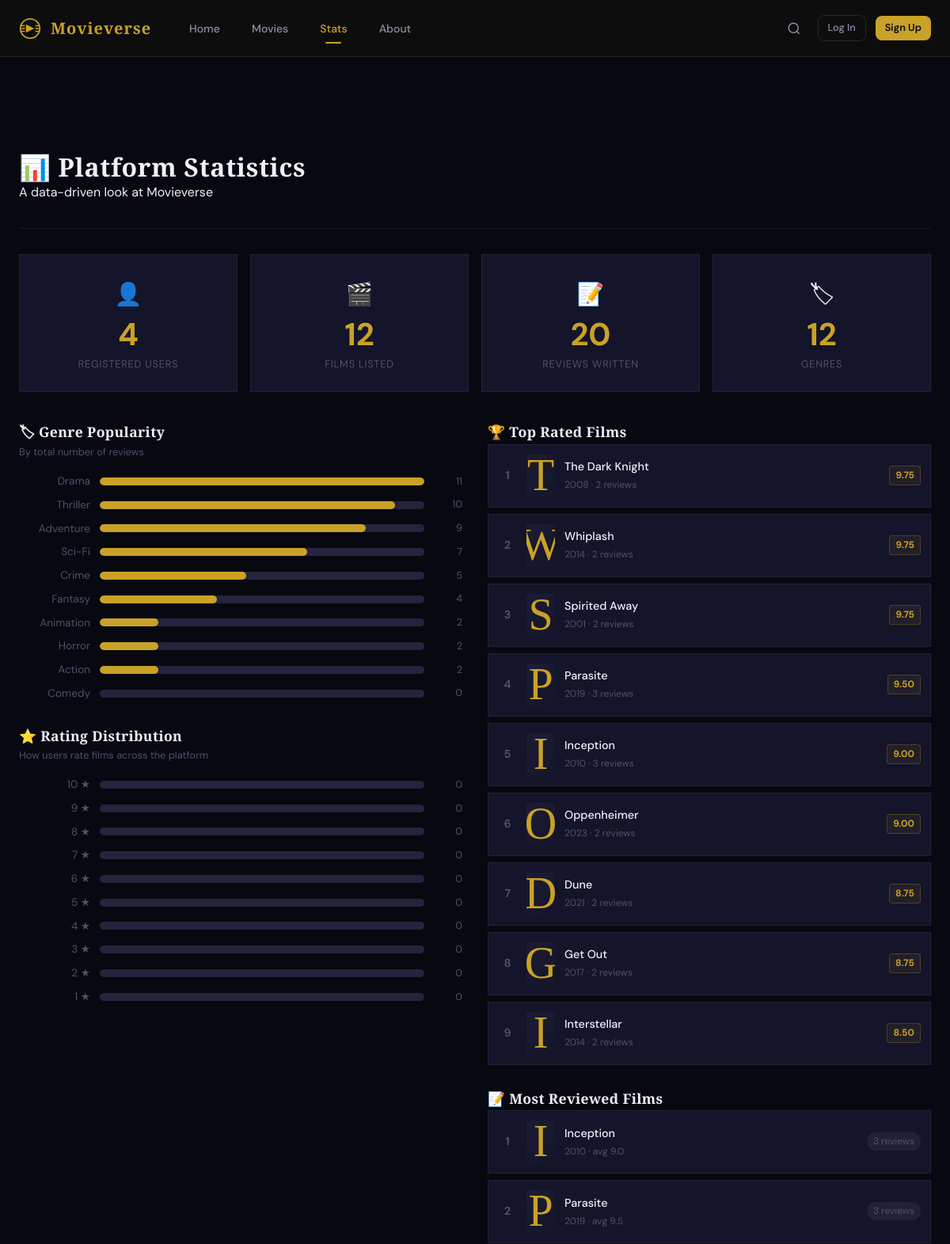
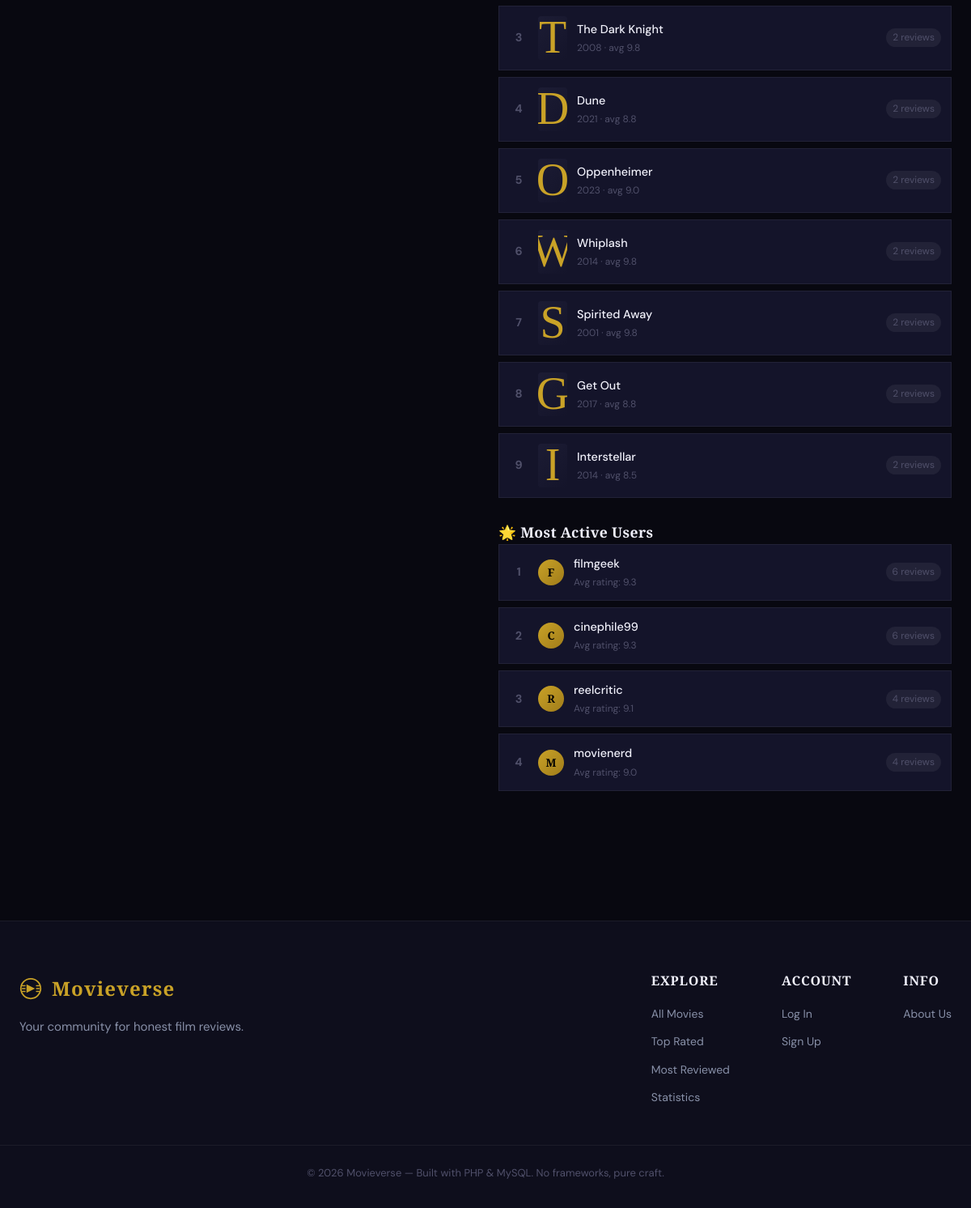
The app's page /stats.php with its own data (2 pictures, top to bottom).
### tables this page shows
CREATE TABLE `movies` (
  `id` int(11) NOT NULL,
  `title` varchar(200) NOT NULL,
  `year` year(4) NOT NULL,
  `director` varchar(100) DEFAULT NULL,
  `duration` int(11) DEFAULT NULL COMMENT 'in minutes',
  `synopsis` text DEFAULT NULL,
  `poster_url` varchar(500) DEFAULT NULL,
  `trailer_url` varchar(500) DEFAULT NULL,
  `created_at` timestamp NOT NULL DEFAULT current_timestamp(),
  `updated_at` timestamp NOT NULL DEFAULT current_timestamp() ON UPDATE current_timestamp()
);

CREATE TABLE `users` (
  `id` int(11) NOT NULL,
  `username` varchar(50) NOT NULL,
  `email` varchar(100) NOT NULL,
  `password` varchar(255) NOT NULL,
  `role` enum('member','admin') DEFAULT 'member',
  `bio` text DEFAULT NULL,
  `avatar_url` varchar(500) DEFAULT NULL,
  `created_at` timestamp NOT NULL DEFAULT current_timestamp()
);

### config/auth.php (called while the page is built, shortened)
<?php
function isLoggedIn(): bool {
    return isset($_SESSION['user_id']);
}
function e(string $str): string {
    return htmlspecialchars($str, ENT_QUOTES, 'UTF-8');
}

### includes/helpers.php (called while the page is built, shortened)
<?php
function getPlatformStats(PDO $pdo): array {
    $stats = [];
    $stats['users']   = (int)$pdo->query("SELECT COUNT(*) FROM users WHERE role='member'")->fetchColumn();
    $stats['movies']  = (int)$pdo->query("SELECT COUNT(*) FROM movies")->fetchColumn();
    $stats['reviews'] = (int)$pdo->query("SELECT COUNT(*) FROM reviews")->fetchColumn();
    $stats['genres']  = (int)$pdo->query("SELECT COUNT(*) FROM genres")->fetchColumn();
    return $stats;
}
function ratingColor(?float $rating): string {
    if ($rating >= 8) return 'rating-gold';
    if ($rating >= 6) return 'rating-good';
    if ($rating >= 4) return 'rating-mid';
    return 'rating-low';
}

### stats.php (the view, shortened to what this page needs)
<?php
require_once __DIR__ . '/config/auth.php';
require_once __DIR__ . '/config/db.php';
require_once __DIR__ . '/includes/helpers.php';
$stats = getPlatformStats($pdo);
$genreStats = $pdo->query("
    SELECT g.name, COUNT(r.id) AS review_count, COUNT(DISTINCT r.movie_id) AS movie_count,
           ROUND(AVG(r.rating), 1) AS avg_rating
    FROM genres g
    JOIN movie_genres mg ON g.id = mg.genre_id
    JOIN movies m        ON mg.movie_id = m.id
    LEFT JOIN reviews r  ON m.id = r.movie_id
    GROUP BY g.id, g.name
    ORDER BY review_count DESC
    LIMIT 12
")->fetchAll();
$topRated = $pdo->query("
    SELECT m.id, m.title, m.year, m.poster_url,
           ROUND(AVG(r.rating), 2) AS avg_rating,
           COUNT(r.id) AS review_count
    FROM movies m
    JOIN reviews r ON m.id = r.movie_id
    GROUP BY m.id
    HAVING review_count >= 1
    ORDER BY avg_rating DESC, review_count DESC
    LIMIT 10
")->fetchAll();
$mostReviewed = $pdo->query("
    SELECT m.id, m.title, m.year, m.poster_url,
           COUNT(r.id) AS review_count,
           ROUND(AVG(r.rating), 1) AS avg_rating
    FROM movies m
    JOIN reviews r ON m.id = r.movie_id
    GROUP BY m.id
    ORDER BY review_count DESC
    LIMIT 10
")->fetchAll();
$topReviewers = $pdo->query("
    SELECT u.id, u.username, COUNT(r.id) AS review_count,
           ROUND(AVG(r.rating), 1) AS avg_rating
    FROM users u
    JOIN reviews r ON u.id = r.user_id
    GROUP BY u.id
    ORDER BY review_count DESC
    LIMIT 8
")->fetchAll();
$allDist = $pdo->query("
    SELECT rating, COUNT(*) AS cnt
    FROM reviews
    GROUP BY rating
    ORDER BY rating DESC
")->fetchAll(PDO::FETCH_KEY_PAIR);
$maxGenreReviews = !empty($genreStats) ? max(array_column($genreStats, 'review_count')) : 1;
require_once __DIR__ . '/includes/header.php';
?>
<main class="page-main stats-page">
  <div class="container">
    <div class="page-header">
      <h1 class="page-title">📊 Platform Statistics</h1>
      <p class="page-subtitle">A data-driven look at Movieverse</p>
    </div>
    <section class="stats-numbers">
      <div class="stats-grid-4">
        <div class="stat-card">
          <span class="stat-icon">👤</span>
          <span class="stat-big count-up" data-target="<?= $stats['users'] ?>"><?= $stats['users'] ?></span>
          <span class="stat-label">Registered Users</span>
        </div>
        <div class="stat-card">
          <span class="stat-icon">🎬</span>
          <span class="stat-big count-up" data-target="<?= $stats['movies'] ?>"><?= $stats['movies'] ?></span>
          <span class="stat-label">Films Listed</span>
        </div>
        <div class="stat-card">
          <span class="stat-icon">📝</span>
          <span class="stat-big count-up" data-target="<?= $stats['reviews'] ?>"><?= $stats['reviews'] ?></span>
          <span class="stat-label">Reviews Written</span>
        </div>
        <div class="stat-card">
          <span class="stat-icon">🏷</span>
          <span class="stat-big count-up" data-target="<?= $stats['genres'] ?>"><?= $stats['genres'] ?></span>
          <span class="stat-label">Genres</span>
        </div>
      </div>
    </section>
    <div class="stats-two-col">
      <div class="stats-col-left">
        <section class="stats-section">
          <h2 class="stats-section-title">🏷 Genre Popularity</h2>
          <p class="stats-section-sub">By total number of reviews</p>
          <div class="stat-bars">
            <?php foreach ($genreStats as $g): ?>
            <div class="stat-bar-row">
              <span class="sbar-label"><?= e($g['name']) ?></span>
              <div class="sbar-track">
                <div class="sbar-fill gold"
                  style="width: 0%"
                  data-width="<?= $maxGenreReviews > 0 ? round($g['review_count'] / $maxGenreReviews * 100) : 0 ?>%">
                </div>
              </div>
              <span class="sbar-value"><?= $g['review_count'] ?></span>
            </div>
            <?php endforeach; ?>
          </div>
        </section>
        <section class="stats-section">
          <h2 class="stats-section-title">⭐ Rating Distribution</h2>
          <p class="stats-section-sub">How users rate films across the platform</p>
          <div class="stat-bars">
            <?php for ($i = 10; $i >= 1; $i--): ?>
              <?php $cnt = $allDist[$i] ?? 0; ?>
              <div class="stat-bar-row">
                <span class="sbar-label"><?= $i ?> ★</span>
                <div class="sbar-track">
                </div>
                <span class="sbar-value"><?= $cnt ?></span>
              </div>
            <?php endfor; ?>
          </div>
        </section>
      </div>
      <div class="stats-col-right">
        <section class="stats-section">
          <h2 class="stats-section-title">🏆 Top Rated Films</h2>
          <div class="stats-movie-list">
            <?php foreach ($topRated as $i => $m): ?>
            <a href="<?= BASE_URL ?>/movie.php?id=<?= $m['id'] ?>" class="stats-movie-row">
              <span class="rank-num"><?= $i + 1 ?></span>
              <div class="sml-poster">
              </div>
              <div class="sml-info">
                <span class="sml-title"><?= e($m['title']) ?></span>
                <span class="sml-meta"><?= $m['year'] ?> · <?= $m['review_count'] ?> review<?= $m['review_count'] != 1 ? 's' : '' ?></span>
              </div>
              <span class="rating-badge <?= ratingColor($m['avg_rating']) ?>"><?= $m['avg_rating'] ?></span>
            </a>
            <?php endforeach; ?>
          </div>
        </section>
        <section class="stats-section">
          <h2 class="stats-section-title">📝 Most Reviewed Films</h2>
          <div class="stats-movie-list">
            <?php foreach ($mostReviewed as $i => $m): ?>
            <a href="<?= BASE_URL ?>/movie.php?id=<?= $m['id'] ?>" class="stats-movie-row">
              <span class="rank-num"><?= $i + 1 ?></span>
              <div class="sml-poster">
              </div>
              <div class="sml-info">
                <span class="sml-title"><?= e($m['title']) ?></span>
                <span class="sml-meta"><?= $m['year'] ?><?php if ($m['avg_rating']): ?> · avg <?= $m['avg_rating'] ?><?php endif; ?></span>
              </div>
              <span class="review-count-badge"><?= $m['review_count'] ?> reviews</span>
            </a>
            <?php endforeach; ?>
          </div>
        </section>
        <?php if (!empty($topReviewers)): ?>
        <section class="stats-section">
          <h2 class="stats-section-title">🌟 Most Active Users</h2>
          <div class="stats-user-list">
            <?php foreach ($topReviewers as $i => $u): ?>
            <a href="<?= BASE_URL ?>/profile.php?id=<?= $u['id'] ?>" class="stats-user-row">
              <span class="rank-num"><?= $i + 1 ?></span>
              <div class="user-avatar-sm"><?= strtoupper(substr(e($u['username']), 0, 1)) ?></div>
              <div class="sml-info">
                <span class="sml-title"><?= e($u['username']) ?></span>
                <span class="sml-meta">Avg rating: <?= $u['avg_rating'] ?? '—' ?></span>
              </div>
              <span class="review-count-badge"><?= $u['review_count'] ?> reviews</span>
            </a>
            <?php endforeach; ?>
          </div>
        </section>
        <?php endif; ?>
      </div>
    </div>
  </div>
</main>
<?php include __DIR__ . '/includes/footer.php'; ?>

### includes/header.php (shortened to what this page needs)
<?php
$__user = currentUser();
?>
<!DOCTYPE html>
<html lang="id">
<head>
<link rel="stylesheet" href="<?= BASE_URL ?>/assets/css/style.css?v=<?= filemtime(__DIR__ . '/../assets/css/style.css') ?>">
</head>
<body>
<nav class="navbar" id="navbar">
    <div class="nav-container">
        <a href="<?= BASE_URL ?>/index.php" class="nav-logo">
            <span>Movieverse</span>
        </a>
        <ul class="nav-links">
            <li><a href="<?= BASE_URL ?>/index.php" class="nav-link <?= basename($_SERVER['PHP_SELF']) === 'index.php' ? 'active' : '' ?>">Home</a></li>
            <li><a href="<?= BASE_URL ?>/movies.php" class="nav-link <?= basename($_SERVER['PHP_SELF']) === 'movies.php' ? 'active' : '' ?>">Movies</a></li>
            <li><a href="<?= BASE_URL ?>/stats.php" class="nav-link <?= basename($_SERVER['PHP_SELF']) === 'stats.php' ? 'active' : '' ?>">Stats</a></li>
            <li><a href="<?= BASE_URL ?>/about.php" class="nav-link <?= basename($_SERVER['PHP_SELF']) === 'about.php' ? 'active' : '' ?>">About</a></li>
        </ul>
        <div class="nav-right">
            <button class="nav-search-btn" id="searchToggle" aria-label="Search">
                <svg viewBox="0 0 24 24" fill="none" stroke="currentColor" stroke-width="2"><circle cx="11" cy="11" r="8"/><line x1="21" y1="21" x2="16.65" y2="16.65"/></svg>
            </button>
            <?php if (isLoggedIn()): ?>
            <div class="nav-user" id="userDropdown">
                <button class="user-btn" id="userToggle">
                    <div class="user-avatar-sm">
                        <?= strtoupper(mb_substr($__user['username'], 0, 1)) ?>
                    </div>
                    <span class="user-name-sm"><?= e($__user['username']) ?></span>
                    <svg class="chevron" viewBox="0 0 24 24" fill="none" stroke="currentColor" stroke-width="2"><polyline points="6 9 12 15 18 9"/></svg>
                </button>
                <div class="user-dropdown" id="userMenu">
                    <a href="<?= BASE_URL ?>/profile.php" class="dropdown-item">
                        <svg viewBox="0 0 24 24" fill="none" stroke="currentColor" stroke-width="2"><path d="M20 21v-2a4 4 0 0 0-4-4H8a4 4 0 0 0-4 4v2"/><circle cx="12" cy="7" r="4"/></svg>
                        My Profile
                    </a>
                    <a href="<?= BASE_URL ?>/favorites.php" class="dropdown-item">
                        <svg viewBox="0 0 24 24" fill="none" stroke="currentColor" stroke-width="2"><path d="M20.84 4.61a5.5 5.5 0 0 0-7.78 0L12 5.67l-1.06-1.06a5.5 5.5 0 0 0-7.78 7.78l1.06 1.06L12 21.23l7.78-7.78 1.06-1.06a5.5 5.5 0 0 0 0-7.78z"/></svg>
                        Favorites
                    </a>
                    <?php if (isAdmin()): ?>
                    <div class="dropdown-divider"></div>
                    <a href="<?= BASE_URL ?>/admin/index.php" class="dropdown-item admin-link">
                        <svg viewBox="0 0 24 24" fill="none" stroke="currentColor" stroke-width="2"><rect x="3" y="3" width="7" height="7"/><rect x="14" y="3" width="7" height="7"/><rect x="14" y="14" width="7" height="7"/><rect x="3" y="14" width="7" height="7"/></svg>
                        Admin Panel
                    </a>
                    <?php endif; ?>
                    <div class="dropdown-divider"></div>
                    <a href="<?= BASE_URL ?>/logout.php" class="dropdown-item logout-link">
                        <svg viewBox="0 0 24 24" fill="none" stroke="currentColor" stroke-width="2"><path d="M9 21H5a2 2 0 0 1-2-2V5a2 2 0 0 1 2-2h4"/><polyline points="16 17 21 12 16 7"/><line x1="21" y1="12" x2="9" y2="12"/></svg>
                        Logout
                    </a>
                </div>
            </div>
            <?php else: ?>
            <a href="<?= BASE_URL ?>/login.php" class="btn btn-ghost btn-sm">Log In</a>
            <a href="<?= BASE_URL ?>/register.php" class="btn btn-primary btn-sm">Sign Up</a>
            <?php endif; ?>
        </div>
    </div>
</nav>
<main class="main-content">

### includes/footer.php (shortened to what this page needs)
</main>
<footer class="footer">
    <div class="footer-container">
        <div class="footer-brand">
            <a href="<?= BASE_URL ?>/index.php" class="nav-logo">
                <span>Movieverse</span>
            </a>
            <p class="footer-tagline">Your community for honest film reviews.</p>
        </div>
        <div class="footer-links">
            <div class="footer-col">
                <h4>Explore</h4>
                <a href="<?= BASE_URL ?>/movies.php">All Movies</a>
                <a href="<?= BASE_URL ?>/movies.php?sort=rating">Top Rated</a>
                <a href="<?= BASE_URL ?>/movies.php?sort=reviews">Most Reviewed</a>
                <a href="<?= BASE_URL ?>/stats.php">Statistics</a>
            </div>
            <div class="footer-col">
                <h4>Account</h4>
                <?php if (isLoggedIn()): ?>
                <a href="<?= BASE_URL ?>/profile.php">My Profile</a>
                <a href="<?= BASE_URL ?>/favorites.php">Favorites</a>
                <a href="<?= BASE_URL ?>/logout.php">Logout</a>
                <?php else: ?>
                <a href="<?= BASE_URL ?>/login.php">Log In</a>
                <a href="<?= BASE_URL ?>/register.php">Sign Up</a>
                <?php endif; ?>
            </div>
            <div class="footer-col">
                <h4>Info</h4>
                <a href="<?= BASE_URL ?>/about.php">About Us</a>
            </div>
        </div>
    </div>
    <div class="footer-bottom">
        <p>© <?= date('Y') ?> Movieverse — Built with PHP &amp; MySQL. No frameworks, pure craft.</p>
    </div>
</footer>
</body>
</html>

### records on screen
movies: title "The Dark Knight", year "2008", review_count "2", avg_rating "9.75", avg_rating "9.8"
movies: title "Whiplash", year "2014", review_count "2", avg_rating "9.75", avg_rating "9.8"
movies: title "Spirited Away", year "2001", review_count "2", avg_rating "9.75", avg_rating "9.8"
movies: title "Parasite", year "2019", review_count "3", avg_rating "9.50", avg_rating "9.5"
movies: title "Inception", year "2010", review_count "3", avg_rating "9.00", avg_rating "9.0"
movies: title "Oppenheimer", year "2023", review_count "2", avg_rating "9.00", avg_rating "9.0"
movies: title "Dune", year "2021", review_count "2", avg_rating "8.75", avg_rating "8.8"
movies: title "Get Out", year "2017", review_count "2", avg_rating "8.75", avg_rating "8.8"
movies: title "Interstellar", year "2014", review_count "2", avg_rating "8.50", avg_rating "8.5"
users: username "F", username "filmgeek", avg_rating "9.3", review_count "6"
users: username "C", username "cinephile99", avg_rating "9.3", review_count "6"
users: username "R", username "reelcritic", avg_rating "9.1", review_count "4"
users: username "M", username "movienerd", avg_rating "9.0", review_count "4"

### other values on screen
$stats['users'] "4"
$stats['movies'] "12"
$stats['reviews'] "20"
$stats['genres'] "12"
$g['name'] "Drama"
$g['review_count'] "11"
$g['name'] "Thriller"
$g['review_count'] "10"
$g['name'] "Adventure"
$g['review_count'] "9"
$g['name'] "Sci-Fi"
$g['review_count'] "7"
$g['name'] "Crime"
$g['review_count'] "5"
$g['name'] "Fantasy"
